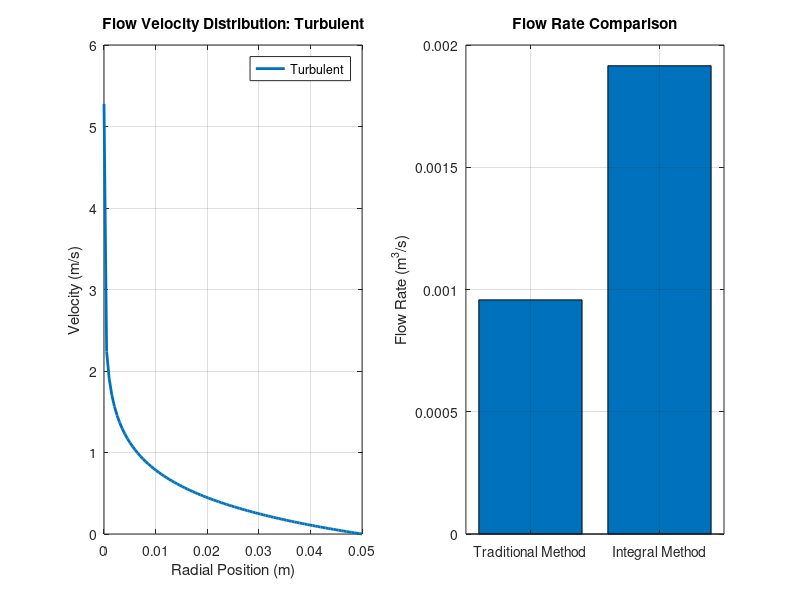

The MATLAB source for this figure:
% 设定参数
rho = 1000;            % 流体密度 (kg/m^3)
mu = 1e-3;             % 流体粘度 (Pa·s)
D = 0.1;               % 管道直径 (m)
L = 10;                % 超声波传播路径长度 (m)
v_max = 3;             % 最大流速 (m/s)
R = D / 2;             % 管道半径 (m)
v_avg = 2;             % 平均流速 (m/s)

% 雷诺数计算
Re = (rho * v_avg * D) / mu; % 计算雷诺数

% 雷诺数判断流动状态
if Re < 2000
    flow_state = 'Laminar';  % 层流
elseif Re > 4000
    flow_state = 'Turbulent'; % 湍流
else
    flow_state = 'Transitional'; % 过渡流
end

% 选择流速分布模型
r = linspace(1e-6, R, 100);  % 防止 r=0，设置最小值为 1e-6，避免 log(0) 错误
v = zeros(size(r));

switch flow_state
    case 'Laminar'  % 层流
        v = v_max * (1 - (r / R).^2);
    case 'Turbulent' % 湍流
        kappa = 0.41;       % Karman常数
        u_tau = 0.2;        % 假设摩擦速度 (m/s)
        v = (u_tau / kappa) * log(R ./ r);
    case 'Transitional' % 过渡流
        v_laminar = v_max * (1 - (r / R).^2);  % 层流模型
        v_turbulent = (u_tau / kappa) * log(R ./ r);  % 湍流模型
        v = v_laminar .* (r <= R / 2) + v_turbulent .* (r > R / 2);  % 混合
end

% 计算流量（通过积分法计算）
Q_integral = trapz(r, v .* r * 2 * pi);  % 通过积分计算流量

% 计算流速（通过流量除以管道横截面积）
v_integral = Q_integral / (pi * R^2);  % 计算平均流速

% 传统方法：已知线速度求平均面速度
v_avg_traditional = trapz(r, v .* r) / trapz(r, r);  % 计算平均速度
Q_traditional = pi * trapz(r, v .* r);  % 传统方法计算流量

% 误差计算
error_integral = abs(Q_integral - Q_traditional) / Q_traditional * 100; % 计算积分方法与传统方法流量的误差

% 可视化结果
figure;
subplot(1, 2, 1);
plot(r, v, 'LineWidth', 2);
title(['Flow Velocity Distribution: ', flow_state]);
xlabel('Radial Position (m)');
ylabel('Velocity (m/s)');
legend(flow_state);
grid on;

subplot(1, 2, 2);
bar([Q_traditional, Q_integral]);
title('Flow Rate Comparison');
xticks([1, 2]);
xticklabels({'Traditional Method', 'Integral Method'});
ylabel('Flow Rate (m^3/s)');
grid on;

% 输出误差
disp(['Flow rate error between integral method and traditional method: ', num2str(error_integral), '%']);
disp(['Calculated flow rate (Integral Method): ', num2str(Q_integral), ' m^3/s']);
disp(['Calculated flow rate (Traditional Method): ', num2str(Q_traditional), ' m^3/s']);
disp(['Calculated average speed (Integral Method): ', num2str(v_integral), ' m/s']);
disp(['Calculated average speed (Traditional Method): ', num2str(v_avg_traditional), ' m/s']);
